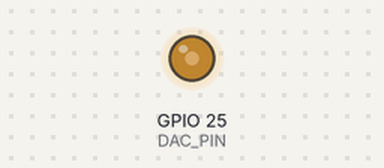
The sketch below on a simulated ESP32. Parts: output pins drawn as LEDs (lit = HIGH).

Above: at 0.1 s.
Timing chart, 0 to 1.6 s (numbered marks = the images above):
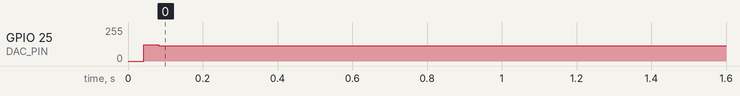

Measured:
- by itself, GPIO 25 (DAC_PIN): 0/255 → 113/255 at 0.04 s

The sketch:

prueba_parlante.ino
```cpp
const int DAC_PIN = 25;

const uint8_t seno[32] = {
  128,153,177,199,218,234,245,253,
  255,253,245,234,218,199,177,153,
  128,103,79,57,38,22,11,3,
  0,3,11,22,38,57,79,103
};

void setup() {}

void loop() {
  for (int i = 0; i < 32; i++) {
    dacWrite(DAC_PIN, seno[i]);
    delayMicroseconds(31);
  }
}
```
